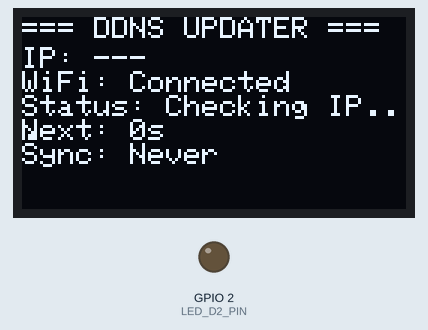
Recording of a program running on a simulated ESP32. Shown: 128×64 one-colour display, output pins drawn as LEDs (lit = HIGH). WiFi joins after 1.5 s; servers stay silent unless stated; uploads are accepted with an empty reply; the local clock reads 2024-03-15 10:24:30 at power-on unless the program sets it; web services answer with replies made up by the test bench; pins used as bus, display or sensor lines are not drawn; what the program prints to the serial monitor is not drawn.

Above: at 4.09 s.
At 4.47 s:
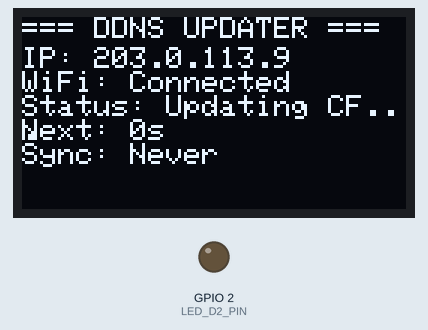
At 21.2 s:
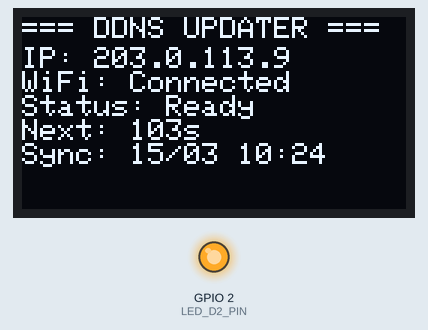
At 38.6 s:
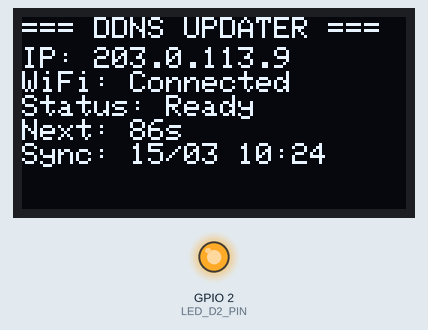
Timing chart, 0 to 40.0 s (numbered marks = the images above):
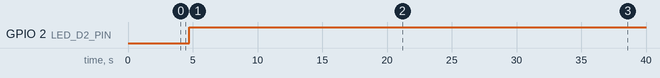

Measured:
- by itself, GPIO 2 (LED_D2_PIN): LOW → HIGH at 4.7 s

The program:

main.cpp
```cpp
#include <WiFi.h>
#include <WiFiClientSecure.h>
#include <ArduinoJson.h>
#include <time.h>
#include "../include/config.h"
#include "../include/display.h"

// Global variables
String currentIP = "";
String lastIP = "";
unsigned long lastUpdateTime = 0;

// LED status tracking
bool wifiConnected = false;
bool hasPublicIP = false;
bool cloudflareUpdated = false;
static unsigned long lastLEDBlinkTime = 0;
static bool ledBlinkState = false;

// Function prototypes
void connectWiFi();
void updateSystemTime();
String getPublicIP();
void updateCloudflareIP(String ip);
void updateLEDStatus();
void setup() {
    Serial.begin(115200);
    delay(2000);

    // Initialize display
    initDisplay();
    displayLog("Serial: Starting...");

    Serial.println("\n\n=== ESP32 DDNS Updater ===");
    Serial.println("Configuration:");
    Serial.print("  WiFi SSID: ");
    Serial.println(WIFI_SSID);
    Serial.print("  Domain: ");
    Serial.println(CF_DOMAIN);
    Serial.print("  Record ID: ");
    Serial.println(CF_RECORD_ID);
    Serial.println("");

    displayLog("SSID: " + String(WIFI_SSID));
    displayLog("Domain: " + String(CF_DOMAIN));

    // Setup LED D2
    pinMode(LED_D2_PIN, OUTPUT);
    digitalWrite(LED_D2_PIN, LOW);
    Serial.println("LED D2 initialized on GPIO 2");

    // Validate config
    if (String(CF_RECORD_ID) == "PUT_YOUR_RECORD_ID_HERE") {
        Serial.println("❌ ERROR: Please set CF_RECORD_ID in config.h");
        displayStatus("ERROR: Set Record ID");
        while(1) delay(1000);
    }

    Serial.println("Starting...\n");
}

void loop() {
    // Check WiFi connection
    if (WiFi.status() != WL_CONNECTED) {
        Serial.println("Connecting to WiFi...");
        updateWiFiStatus("Connecting...");
        connectWiFi();
    }

    // Update system time on first connection and do initial IP check
    static bool timeUpdated = false;
    if (!timeUpdated && WiFi.status() == WL_CONNECTED) {
        updateSystemTime();
        timeUpdated = true;
        Serial.println("Ready for IP checks!");

        // Perform initial IP check immediately on startup
        Serial.println("Performing initial IP check...");
        displayStatus("Checking...");

        String newIP = getPublicIP();
        if (newIP.length() > 0) {
            displayLog("IP: " + newIP);
            updateCloudflareIP(newIP);
            currentIP = newIP;
            displayStatus("Cloudf: OK");
        }

        // Reset timer so first interval starts after this initial check
        lastUpdateTime = millis();
        displayStatus("Ready");
    }

    // Update countdown timer every 1 second
    static unsigned long lastCountdownUpdate = 0;
    if (millis() - lastCountdownUpdate >= 1000) {
        lastCountdownUpdate = millis();

        // Calculate remaining seconds until next IP check
        unsigned long timeSinceUpdate = millis() - lastUpdateTime;
        int secondsRemaining = (UPDATE_INTERVAL - timeSinceUpdate) / 1000;
        if (secondsRemaining < 0) secondsRemaining = 0;

        updateCountdown(secondsRemaining);
    }

    // Check IP every UPDATE_INTERVAL
    if (millis() - lastUpdateTime >= UPDATE_INTERVAL) {
        lastUpdateTime = millis();
        Serial.print("[");
        Serial.print(millis() / 1000);
        Serial.print("s] Checking IP...");

        displayStatus("Checking IP...");

        String newIP = getPublicIP();
        if (newIP.length() > 0) {
            if (newIP != currentIP) {
                Serial.println("⚡ IP changed! Updating Cloudflare...");
                displayStatus("IP Changed!");
                delay(500);

                displayStatus("Updating CF...");
                displayLog("IP: " + newIP);
                updateCloudflareIP(newIP);
                currentIP = newIP;

                displayStatus("Cloudf: OK");
            } else {
                Serial.println(" (no change)");
                displayStatus("Ready");
            }
        } else {
            Serial.println(" (no response)");
            displayStatus("Ready");
        }
    }

    // Update LED status based on conditions
    updateLEDStatus();

    delay(1000);
}

void connectWiFi() {
    WiFi.mode(WIFI_STA);
    WiFi.begin(WIFI_SSID, WIFI_PASSWORD);

    updateWiFiStatus("Connecting...");
    Serial.println("Connecting to WiFi...");

    int attempts = 0;
    while (WiFi.status() != WL_CONNECTED && attempts < 20) {
        delay(500);
        Serial.print(".");
        attempts++;
    }

    if (WiFi.status() == WL_CONNECTED) {
        Serial.println("\n✓ WiFi connected!");
        Serial.print("  LAN IP: ");
        Serial.println(WiFi.localIP());

        updateWiFiStatus("Connected");
        // Don't display LAN IP - will show WAN IP from API check later
    } else {
        Serial.println("\n✗ WiFi connection failed");
        updateWiFiStatus("Failed");
    }
}

void updateSystemTime() {
    Serial.print("Syncing time");
    // UTC+7 timezone for Vietnam: 7 * 3600 = 25200 seconds, no daylight saving
    configTime(25200, 0, "pool.ntp.org", "time.nist.gov");

    time_t now = time(nullptr);
    int attempts = 0;
    while (now < 24 * 3600 && attempts < 30) {
        delay(500);
        Serial.print(".");
        now = time(nullptr);
        attempts++;
    }

    Serial.println(" Done!");
}

String getPublicIP() {
    Serial.print("  Checking IP from api.ipify.org...");
    displayStatus("Checking IP...");

    WiFiClientSecure client;
    client.setInsecure();
    client.setTimeout(IPCHECK_TIMEOUT / 1000);

    if (!client.connect("api.ipify.org", 443)) {
        Serial.println(" ✗ Connection failed");
        displayLog("IP check: Connection failed");
        return "";
    }

    Serial.print(" connected, sending request...");

    client.println("GET / HTTP/1.1");
    client.println("Host: api.ipify.org");
    client.println("Connection: close");
    client.println();

    unsigned long timeout = millis() + IPCHECK_TIMEOUT;
    String response = "";

    while (millis() < timeout && (client.connected() || client.available())) {
        if (client.available()) {
            char c = client.read();
            response += c;
            if (response.length() > 2000) break; // Safety limit
        }
    }

    client.stop();

    // Extract IP from response
    int bodyStart = response.indexOf("\r\n\r\n");
    if (bodyStart > 0) {
        String body = response.substring(bodyStart + 4);
        body.trim();
        Serial.print(" ✓ IP: ");
        Serial.println(body);
        displayIP(body);  // Update display with public IP
        return body;
    }

    Serial.println(" ✗ No valid response");
    return "";
}

void updateCloudflareIP(String ip) {
    Serial.println("\nUpdating Cloudflare...");
    displayStatus("Updating CF...");

    WiFiClientSecure client;
    client.setInsecure();

    if (!client.connect("api.cloudflare.com", 443)) {
        Serial.println("  ✗ Failed to connect Cloudflare API");
        displayLog("CF: Connection failed");
        return;
    }

    // Create JSON payload
    StaticJsonDocument<256> doc;
    doc["type"] = "A";
    doc["name"] = CF_DOMAIN;
    doc["content"] = ip;
    doc["ttl"] = 120;
    doc["proxied"] = false;

    String json;
    serializeJson(doc, json);

    // Build request
    String endpoint = String("/client/v4/zones/") + CF_ZONE_ID + "/dns_records/" + CF_RECORD_ID;
    String request = "PUT " + endpoint + " HTTP/1.1\r\n";
    request += "Host: api.cloudflare.com\r\n";
    request += "Authorization: Bearer " + String(CF_API_TOKEN) + "\r\n";
    request += "Content-Type: application/json\r\n";
    request += "Content-Length: " + String(json.length()) + "\r\n";
    request += "Connection: close\r\n\r\n";
    request += json;

    Serial.print("  Sending request: PUT /dns_records/");
    Serial.println(CF_RECORD_ID);

    client.print(request);

    // Read response
    unsigned long timeout = millis() + CF_UPDATE_TIMEOUT;
    String response = "";

    while (millis() < timeout && (client.connected() || client.available())) {
        if (client.available()) {
            response += char(client.read());
        }
    }

    client.stop();

    // Check response
    if (response.indexOf("200") > 0 || response.indexOf("\"success\":true") > 0) {
        Serial.println("  ✓ Cloudflare updated successfully!");
        displayStatus("Updated OK");
        displayLog("Cloudflare: OK");
    } else if (response.indexOf("405") > 0) {
        Serial.println("  ✗ 405 Error - Check Record ID");
        displayStatus("Error 405 - Record ID?");
        displayLog("CF: 405 Error");
        Serial.println(response.substring(0, 300));
    } else {
        Serial.println("  ✗ Update failed!");
        displayStatus("Update failed");
        displayLog("CF: Update failed");
        Serial.println(response.substring(0, 300));
    }
}
void updateLEDStatus() {
    // Check 3 conditions
    wifiConnected = (WiFi.status() == WL_CONNECTED);
    hasPublicIP = (currentIP.length() > 0 && currentIP != "---");
    cloudflareUpdated = (lastUpdateTimestamp > 0);

    // All 3 conditions met: LED stays ON continuously
    if (wifiConnected && hasPublicIP && cloudflareUpdated) {
        digitalWrite(LED_D2_PIN, HIGH);
    }
    // Missing at least 1 condition: Blink LED 50ms
    else {
        if (millis() - lastLEDBlinkTime >= 50) {
            lastLEDBlinkTime = millis();
            ledBlinkState = !ledBlinkState;
            digitalWrite(LED_D2_PIN, ledBlinkState ? HIGH : LOW);
        }
    }
}
```

display.h
```cpp
#ifndef DISPLAY_H
#define DISPLAY_H

#include <Adafruit_SSD1306.h>
#include <Adafruit_GFX.h>
#include <SPI.h>
#include "config.h"

// Pin definitions for SPI OLED
// Physical OLED pins -> ESP32 GPIO mapping
#define OLED_CS    17  // CS pin (Chip Select)
#define OLED_DC    25  // DC pin (Data/Command) - use any free GPIO
#define OLED_RST   4   // RES pin (Reset)
#define OLED_MOSI  16  // D1 pin (MOSI/Data)
#define OLED_SCLK  15  // D0 pin (Clock)

#define SCREEN_WIDTH 128
#define SCREEN_HEIGHT 64

// Create OLED display object (128x64, SPI)
Adafruit_SSD1306 display(SCREEN_WIDTH, SCREEN_HEIGHT, OLED_MOSI, OLED_SCLK, OLED_DC, OLED_RST, OLED_CS);

// Display buffer for log lines
String displayLines[6];
int displayLineCount = 0;
String publicIP = "---";
String wifiStatus = "Disconnected";
String updateStatus = "Never";
String currentStatus = "Initializing...";
int countdownSeconds = 0;
time_t lastUpdateTimestamp = 0;

// Forward declarations
void refreshDisplay();
void displayLog(String msg);
void displayStatus(String status);
void displayIP(String ip);
void updateWiFiStatus(String status);
void updateCountdown(int seconds);

String formatDateTime(time_t t) {
    if (t == 0) return "Never";

    struct tm* timeinfo = localtime(&t);
    char buffer[20];
    strftime(buffer, sizeof(buffer), "%d/%m %H:%M", timeinfo);
    return String(buffer);
}

void initDisplay() {
    Serial.println("\n=== Initializing OLED Display ===");

    // Setup GPIO pins
    pinMode(OLED_CS, OUTPUT);
    pinMode(OLED_DC, OUTPUT);
    pinMode(OLED_RST, OUTPUT);
    pinMode(OLED_SCLK, OUTPUT);
    pinMode(OLED_MOSI, OUTPUT);

    digitalWrite(OLED_CS, HIGH);

    Serial.println("GPIO pins configured");

    // Reset display
    digitalWrite(OLED_RST, HIGH);
    delay(10);
    digitalWrite(OLED_RST, LOW);
    delay(50);
    digitalWrite(OLED_RST, HIGH);
    delay(100);

    Serial.println("Hardware reset done");

    // Initialize display with SPI
    if (!display.begin(SSD1306_SWITCHCAPVCC)) {
        Serial.println("SSD1306 allocation failed!");
        while(1);
    }

    Serial.println("Display initialized!");

    // Clear and set text
    display.clearDisplay();
    display.setTextSize(1);
    display.setTextColor(SSD1306_WHITE);
    display.setCursor(0, 0);
    display.println("ESP32 DDNS");
    display.println("Initializing...");
    display.display();

    Serial.println("Display ready!\n");
}

void displayLog(String msg) {
    // Trim message
    if (msg.length() > 20) {
        msg = msg.substring(0, 20);
    }

    Serial.println("Log: " + msg);

    // Add to buffer
    if (displayLineCount < 6) {
        displayLines[displayLineCount] = msg;
        displayLineCount++;
    } else {
        // Scroll up
        for (int i = 0; i < 5; i++) {
            displayLines[i] = displayLines[i + 1];
        }
        displayLines[5] = msg;
    }

    // Redraw display
    refreshDisplay();
}

void refreshDisplay() {
    display.clearDisplay();
    display.setTextSize(1);
    display.setTextColor(SSD1306_WHITE);

    int yPos = 0;

    // Title
    display.setCursor(0, yPos);
    display.println("=== DDNS UPDATER ===");
    yPos += 10;

    // IP Public
    display.setCursor(0, yPos);
    display.print("IP: ");
    display.println(publicIP);
    yPos += 8;

    // WiFi Status
    display.setCursor(0, yPos);
    display.print("WiFi: ");
    display.println(wifiStatus);
    yPos += 8;

    // Current Status
    display.setCursor(0, yPos);
    display.print("Status: ");
    display.println(currentStatus);
    yPos += 8;

    // Countdown
    display.setCursor(0, yPos);
    display.print("Next: ");
    display.print(countdownSeconds);
    display.println("s");
    yPos += 8;

    display.setCursor(0, yPos);
    display.print("Sync: ");
    display.println(formatDateTime(lastUpdateTimestamp));

    display.display();
}

void displayStatus(String status) {
    Serial.println("Status: " + status);
    currentStatus = status;
    if (status.indexOf("OK") >= 0 || status.indexOf("Updated") >= 0) {
        lastUpdateTimestamp = time(nullptr);
    }
    refreshDisplay();
}

void displayIP(String ip) {
    if (ip.length() > 0) {
        publicIP = ip;
    }

    Serial.println("IP: " + ip);
    refreshDisplay();
}

void updateWiFiStatus(String status) {
    wifiStatus = status;
    refreshDisplay();
}

void updateCountdown(int seconds) {
    countdownSeconds = seconds;
    refreshDisplay();
}

#endif
```

config.h
```cpp
#ifndef CONFIG_H
#define CONFIG_H

// WiFi Configuration
#define WIFI_SSID ""
#define WIFI_PASSWORD ""

// Cloudflare Configuration
#define CF_API_TOKEN ""
#define CF_ZONE_ID ""
#define CF_RECORD_ID ""  // Get this from Cloudflare Dashboard
#define CF_DOMAIN ""

// Update Interval (milliseconds)
#define UPDATE_INTERVAL 120000   // 120 seconds (for testing, change to 300000 for 5 minutes)

// Timeouts
#define WIFI_TIMEOUT 20000      // 20 seconds
#define IPCHECK_TIMEOUT 10000   // 10 seconds
#define CF_UPDATE_TIMEOUT 15000 // 15 seconds

// LED Configuration
#define LED_D2_PIN 2  // GPIO 2 for D2 LED

#endif
```
